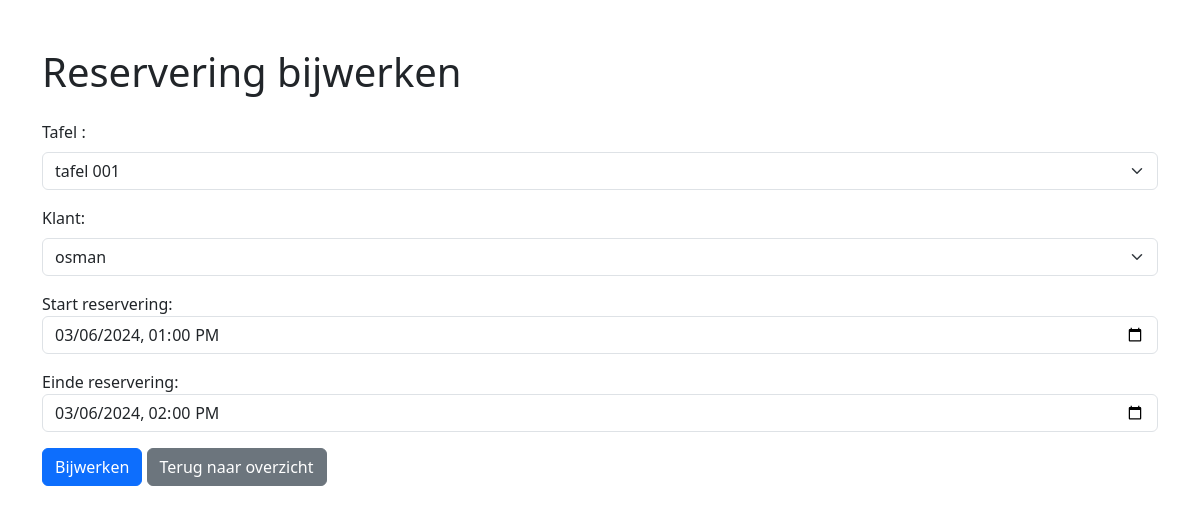
/reservering/update_reservering.php?ReserveringID=2, run on the app's committed database.
### tables this page shows
CREATE TABLE `reservering` (
  `ReserveringID` int(11) NOT NULL,
  `Tafel` int(11) DEFAULT NULL,
  `klantId` int(11) DEFAULT NULL,
  `start-reservering` timestamp NOT NULL DEFAULT current_timestamp(),
  `einde-reservering` timestamp NOT NULL DEFAULT current_timestamp()
);

CREATE TABLE `restaurant` (
  `TafelId` int(11) NOT NULL,
  `tafel` varchar(50) NOT NULL,
  `stoelen` int(11) NOT NULL,
  `terras` varchar(10) NOT NULL
);

CREATE TABLE `klanten` (
  `klantId` int(11) NOT NULL,
  `klantnaam` varchar(255) NOT NULL,
  `email` varchar(70) NOT NULL,
  `telefoonnummer` int(20) DEFAULT NULL
);

### db.php (called while the page is built, shortened)
<?php
class db
{
    private $dbh;
    public function __construct($db, $host = "localhost:3306", $user = "root", $pass = "")
    {
        try {
            $this->dbh = new PDO("mysql:host=$host;dbname=$db", $user, $pass);
            $this->dbh->setAttribute(PDO::ATTR_ERRMODE, PDO::ERRMODE_EXCEPTION);
        } catch (PDOException $e) {
            die("Connection failed: " . $e->getMessage());
        }
    }
    public function run($sql, $args = NULL)
    {
        $stmt = $this->dbh->prepare($sql);
        $stmt->execute($args);
        return $stmt;
    }
}
$mydb = new db("cascade");

### restaurant/tafel.php (called while the page is built, shortened)
<?php
include_once('../db.php');
class Restaurant
{
    protected $db;
    private $table = "restaurant";
    public function __construct()
    {
        global $mydb;
        $this->db = $mydb;
    }
    public function selectAll()
    {
        $sql = "SELECT * FROM $this->table";
        $stmt = $this->db->run($sql);
        $result = $stmt->fetchAll(PDO::FETCH_ASSOC);
        return $result;
    }
}
?>

### reservering/reservering.php (called while the page is built, shortened)
<?php
include_once('../db.php');
class Reservering
{
    protected $db;
    private $table = "reservering";
    private $primaryKey = "ReserveringID";
    public function __construct()
    {
        global $mydb;
        $this->db = $mydb;
    }
    public function get_reservering_by_id($ReserveringID)
    {
        $sql = "SELECT r.*, k.klantnaam, k.email, k.telefoonnummer, t.tafel FROM $this->table r
                JOIN klanten k ON r.klantId = k.klantId
                JOIN restaurant t ON r.Tafel = t.TafelId
                WHERE r.$this->primaryKey = ?";
        $stmt = $this->db->run($sql, [$ReserveringID]);
        $result = $stmt->fetch(PDO::FETCH_ASSOC);
        return $result;
    }
}
?>

### klant/klant.php (called while the page is built, shortened)
<?php
include_once('../db.php');
class Klant
{
    protected $db;
    private $table = "klanten";
    public function __construct()
    {
        global $mydb;
        $this->db = $mydb;
    }
    public function selectAll()
    {
        $sql = "SELECT * FROM $this->table";
        $stmt = $this->db->run($sql);
        $result = $stmt->fetchAll(PDO::FETCH_ASSOC);
        return $result;
    }
}

### reservering/update_reservering.php (the view, shortened to what this page needs)
<?php
include_once('./reservering.php');
include_once('../klant/klant.php');
include_once('../restaurant/tafel.php');
$reservering = new Reservering();
$klant = new Klant();
$klanten = $klant->selectAll();
$tafel = new Restaurant();
$tafels = $tafel->selectAll();
if (isset($_GET['ReserveringID'])) {
    $ReserveringID = $_GET['ReserveringID'];
    $reserveringData = $reservering->get_reservering_by_id($ReserveringID);
}
?>
<!DOCTYPE html>
<html lang="nl">
<head>
    <link href="https://cdn.jsdelivr.net/npm/bootstrap@5.3.2/dist/css/bootstrap.min.css" rel="stylesheet">
</head>
<body>
    <div class="container" style="margin-left: auto;">
        <h1 class="mt-5 mb-4">Reservering bijwerken</h1>
        <?php if (!empty($reserveringData)) : ?>
            <form method="post">
                <div class="mb-3">
                    <label for="Tafel" class="form-label">Tafel :</label>
                    <select class="form-select" name="Tafel" id="Tafel" required>
                        <?php foreach ($tafels as $tafel) : ?>
                            <option value="<?php echo $tafel['TafelId']; ?>" <?php if ($reserveringData['Tafel'] == $tafel['TafelId']) echo 'selected'; ?>><?php echo $tafel['tafel']; ?></option>
                        <?php endforeach; ?>
                    </select>
                </div>
                <div class="mb-3">
                    <label for="klantId" class="form-label">Klant:</label>
                    <select class="form-select" name="klantId" id="klantId" required>
                        <?php foreach ($klanten as $klant) : ?>
                            <option value="<?php echo $klant['klantId']; ?>" <?php if ($reserveringData['klantId'] == $klant['klantId']) echo 'selected'; ?>><?php echo $klant['klantnaam']; ?></option>
                        <?php endforeach; ?>
                    </select>
                </div>
                <div class="mb-3">
                    <label for="start-reservering">Start reservering:</label><br>
                    <input type="datetime-local" id="start-reservering" name="start-reservering" class="form-control" value="<?php echo $reserveringData['start-reservering']; ?>" required>
                </div>
                <div class="mb-3">
                    <label for="einde-reservering">Einde reservering:</label><br>
                    <input type="datetime-local" id="einde-reservering" name="einde-reservering" class="form-control" value="<?php echo $reserveringData['einde-reservering']; ?>" required>
                </div>
                <button type="submit" class="btn btn-primary">Bijwerken</button>
                <a href="reservering-overzicht.php" class="btn btn-secondary">Terug naar overzicht</a>
            </form>
        <?php else : ?>
            <div class="alert alert-danger" role="alert">Reservering niet gevonden!</div>
        <?php endif; ?>
    </div>
</body>
</html>

### data on the page
reservering: Tafel "tafel 001", klantId "osman", start-reservering "03/06/2024 13:00", einde-reservering "03/06/2024 14:00"
